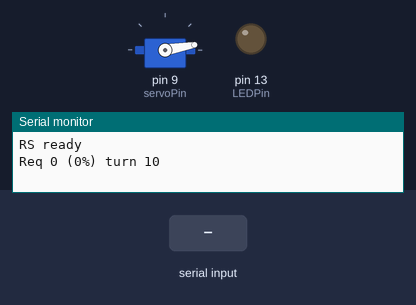
The sketch below on a simulated Arduino Uno, built with avr-gcc and run on an emulated ATmega328P. Parts: servo, output pins drawn as LEDs (lit = HIGH), the last lines printed to the serial monitor. Inputs (shaded band) come from the test bench.

Above: at 1.2 s.
1.3 s: "90,45\n" received over Serial
At 2.6 s:
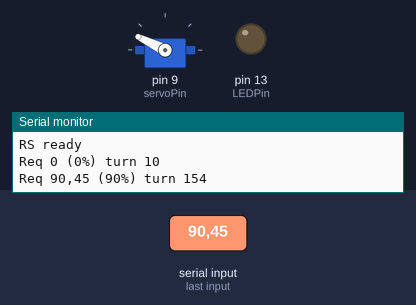
3.3 s: "30,150\n" received over the second serial link
At 4.3 s:
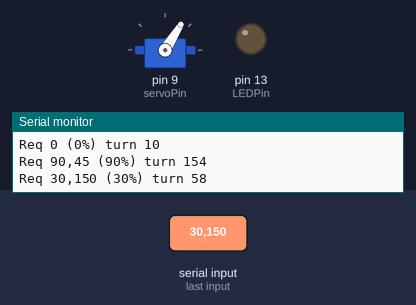
5.1 s: "200\n" received over Serial
At 6.0 s:
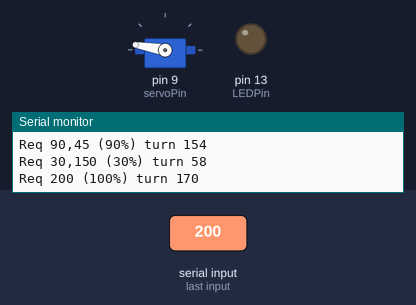
6.9 s: "30,150\n" received over Serial
At 7.09 s:
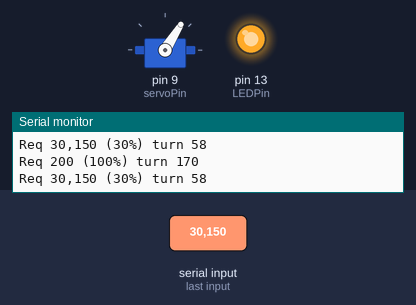
8.7 s: "90\n" received over Serial
At 8.9 s:
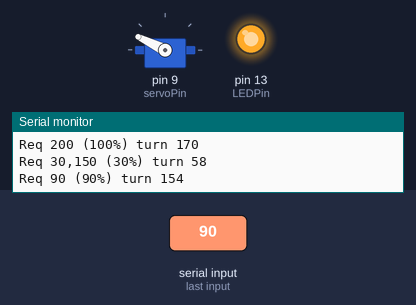
10.5 s: "5\n" received over the second serial link
At 10.7 s:
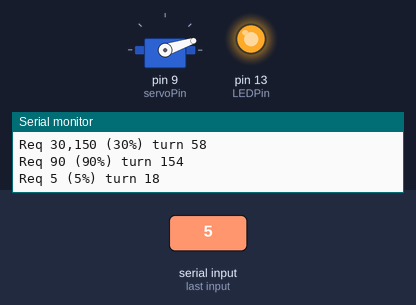
Timing chart, 0 to 13.3 s (numbered marks = the images above; inputs shaded):
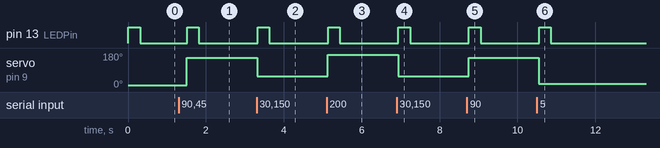

The sketch:

btservo.ino
```cpp
#include "Arduino.h"

#include "SoftwareSerial.h" //Serial library
#include "Servo.h"

Servo servo;
SoftwareSerial bt(10,11);  //RX, TX (Switched on the Bluetooth - RX -> TX | TX -> RX)

const int servoPin = 9;
const int LEDPin = 13;

int lastAngle;
const int minAngle = 10;
const int maxAngle = 170;

void setup() {
  Serial.begin(38400);
  Serial.println("RS ready");

  bt.begin(38400); //Open the serial port
  bt.println("BT ready");

  pinMode(LEDPin, OUTPUT);
  digitalWrite(LEDPin, LOW);

  servo.attach(servoPin);
  turnServo("0");
}

void loop() {

  if (bt.available()) { //if serial is available
    turnServo(bt.readStringUntil('\n'));
  }

  if (Serial.available()) {
	  turnServo(Serial.readStringUntil('\n'));
  }

  delay (300); //prepare for data
  digitalWrite(LEDPin, LOW);
}

void turnServo(String req) {
	if (req == "") {return;}

	int percent = constrain(req.toInt(), 0, 100);
    int angle = map(percent, 0, 100, minAngle, maxAngle);
    if (angle == lastAngle) {return;}
    lastAngle = angle;

    servo.write(angle);

    bt.println("Req "+ req +" ("+ percent +"%) turn "+ angle);
    Serial.println("Req "+ req +" ("+ percent +"%) turn "+ angle);

    digitalWrite(LEDPin, HIGH); //if we get 1, turn on the LED
}
```

Measured:
- after the input at 1.3 s, pin 13 (LEDPin): LOW → HIGH after 0.22 s, → LOW 0.30 s later; servo on pin 9 (servoPin): 10° → 154° after 0.21 s
- after the input at 3.3 s, pin 13 (LEDPin): LOW → HIGH at once, → LOW 0.30 s later; servo on pin 9 (servoPin): 154° → 58° at once
- after the input at 5.1 s, pin 13 (LEDPin): LOW → HIGH at once, → LOW 0.30 s later; servo on pin 9 (servoPin): 58° → 170° at once
- after the input at 6.9 s, pin 13 (LEDPin): LOW → HIGH at once, → LOW 0.30 s later; servo on pin 9 (servoPin): 170° → 58° at once
- after the input at 8.7 s, pin 13 (LEDPin): LOW → HIGH after 0.05 s, → LOW 0.30 s later; servo on pin 9 (servoPin): 58° → 154° at once
- after the input at 10.5 s, pin 13 (LEDPin): LOW → HIGH after 0.06 s, → LOW 0.30 s later; servo on pin 9 (servoPin): 154° → 18° after 0.05 s
